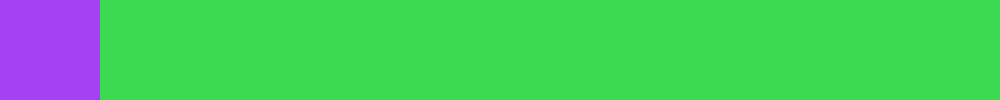
Frame 1 (no input)
Frame 60 (the mouse pressed at the canvas centre just before this capture): identical to frame 1, image omitted
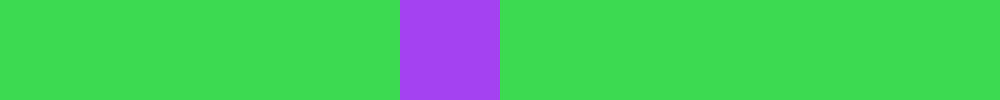
Frame 120 (the mouse held since frame 60 and released just before this capture)

The Processing sketch that drew these frames (run headless with seeded random() and noise(); from frame 60 on, the mouse is pressed at the canvas centre):

// Processing sketch: boxArray
// ── boxArray.pde
float loc;
float []boxes;
int size;
color a;
color b;
color c;

void setup(){
  size(1000,100);  
  size = 10;
  a = color(random(255), random(255), random(255));
  b = color(random(255), random(255), random(255));
  c = color(random(255), random(255), random(255));
  
  boxes = new float[size];
  for(int i = 0; i < size; i++){
    boxes[i] = i;
  }
  loc = 0;
}

void draw(){
  background(0);
  noStroke();
  for(float f : boxes){
    if(f == loc){
     fill(a);
   }else{
     fill(b);
   }
   rect(width/size * f, 0, width/size, 100);
   
     
  }
  update();
  
  
}

void update(){
  /*loc += 1;
  
  if(loc >= size){
   loc = 0; 
   
  }*/
  loc = (int)random(size);
  if(loc >= size){
    loc = size;
  }
  
}
